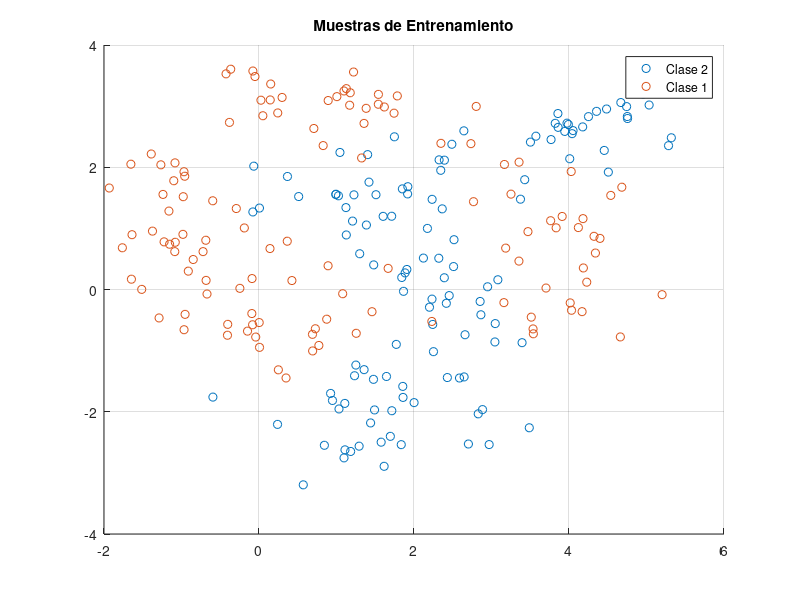

Recreate this plot in MATLAB. (Note: this script raises an error after producing the figure.)
%% IE3038 - Diseño e Innovación en Ingeniería 1
%  Ejemplo de clasificación usando SVM (2)
%  Luis Alberto Rivera

%% Cargar datos, armar matriz con muestras de entrenamiento y las etiquetas, graficar
load ej_svm2_datos.mat
N1 = size(X1_train, 1);
N2 = size(X2_train, 1);
X_train = [X1_train; X2_train];  % Todas las muestras de entrenamiento
Y = [ones(N1,1); -1*ones(N2,1)]; % Etiquetas

figure(1); clf;
gscatter(X_train(:,1), X_train(:,2), Y);
legend({'Clase 2', 'Clase 1'}, 'Location', 'Best');
grid on;
title('Muestras de Entrenamiento');

%% Crear celdas y vectores para guardar modelos y otras cosas
M = 2;
ModeloSVM = cell(1, M);
ModeloVC = cell(1, M);
errorVC = zeros(1, M);
asignado = cell(1, M);
valores = cell(1, M);
titulos = {'Kernel Polinomial Grado 3','Kernel Gaussiano'};

ModeloSVM{1} = fitcsvm(X_train, Y, 'KernelFunction', 'polynomial',...
                       'KernelScale', 'auto', 'PolynomialOrder', 3);
ModeloSVM{2} = fitcsvm(X_train, Y, 'KernelFunction', 'rbf', 'KernelScale', 'auto');

% Se hace validación cruzada con las muestras de entrenamiento, se calcula el error
% de clasificación de la validación cruzada, se clasifican las muestras de prueba,
% y se grafican resultados. Todo lo anterior para los 6 modelos de arriba.
for k = 1:M
    % Validación cruzada, clasificación errónea
    ModeloVC{k} = crossval(ModeloSVM{k});
    errorVC(k) = kfoldLoss(ModeloVC{k});
    
    % Clasificación de las muestras de prueba
    [asignado{k}, valores{k}] = predict(ModeloSVM{k}, X_test); % etiquetas asignadas, valores
    
    % Gráficas
    figure(k+1); clf;
    subplot(1,2,1);
    gscatter(X_train(:,1), X_train(:,2), Y);
    hold on;
    % Vectores de soporte
    plot(X_train(ModeloSVM{k}.IsSupportVector, 1), X_train(ModeloSVM{k}.IsSupportVector, 2),...
        'ko', 'MarkerSize', 10);
    % Frontera de decisión
    contour(x1Grid, x2Grid, reshape(valores{k}(:,2), size(x1Grid)), [0 0], 'k');
    grid on;
    title('M. de Entrenamiento y Frontera de Decisión')
    legend({'Clase 2', 'Clase 1', 'V. de soporte'}, 'Location', 'Best');
    
    subplot(1,2,2);
    gscatter(X_test(:,1), X_test(:,2), asignado{k});
    legend({'Clase 2', 'Clase 1'}, 'Location', 'Best');
    grid on;
    title('Muestras de Prueba');
    sgtitle(sprintf('%s.    Error Val. Cruzada: %.2f%%', titulos{k}, 100*errorVC(k)));
end
